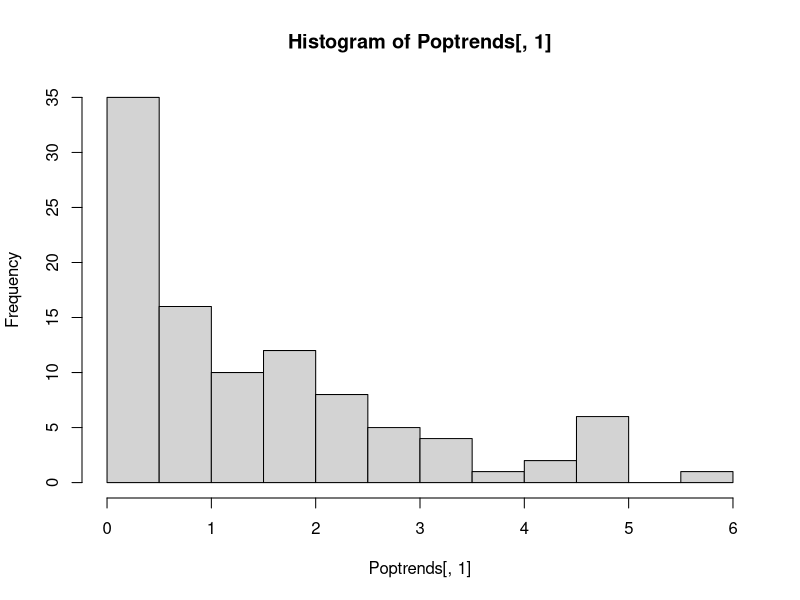

Write the R code that produced this figure. (Note: this script raises an error after producing the figure.)
# population simulations to compare histograms of slopes and geometric mean index
# Maria Dornelas 2 June 2017
# Work in progress
# functions ---------------------------------------------------------------
# function to simulate exponential populations
expop<- function(r,Ninit,tl){
  # exponential population growth model
  # r is the instantaneous rate of increase, Ninit is the initial population size
  # tl is the number of time steps in population simulation
  Ns<-Ninit*exp(r*1:tl)
  Ns2<-Ninit
  return(Ns)
}

# Nick's functiont o get slope and p value of OLS linear trend of pop size and time
get.coeff <- function(x,y) coef(summary(lm(y~x)))[2,c(1,4)] # function for slope and p

# simulations -------------------------------------------------------------
# simulations for 100 pops with positive r
rs<-runif(100,0,0.03)
Ninits<-runif(100,1,100)
Np<-matrix(NA,100,50)
for(pops in 1:100){
  Np[pops,]<-expop(rs[pops],Ninits[pops],50)
}  

# getting slopes for each population

Poptrends<-t(apply(Np,1,get.coeff,x=1:50)) # apply to each row of data
hist(Poptrends[,1])


# LPI ---------------------------------------------------------------------

# this bit is not working
LogN <- list()
for(pops in 1:100){
LogN[[pops]] <- data.frame(Year=1:50, log(Np[pops,]))
} 

d.bar <- lapply(LogN, function(x)apply(apply(x[,-1], 2, diff), 1, mean))
LPI <- lapply(d.bar, function(x)c(1, 10^cumsum(x)))

LPI2 <- list()
for(i in 1:length(LPI)){
  LPI2[[i]] <- data.frame(Year=LogN[[i]][,1], dbar=LPI[[i]])
}

